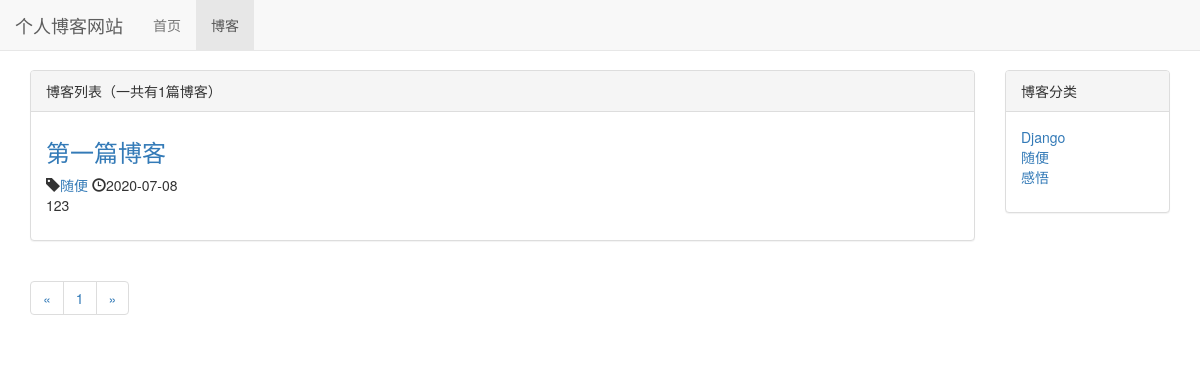
Page /blog/ on the earlier database version.
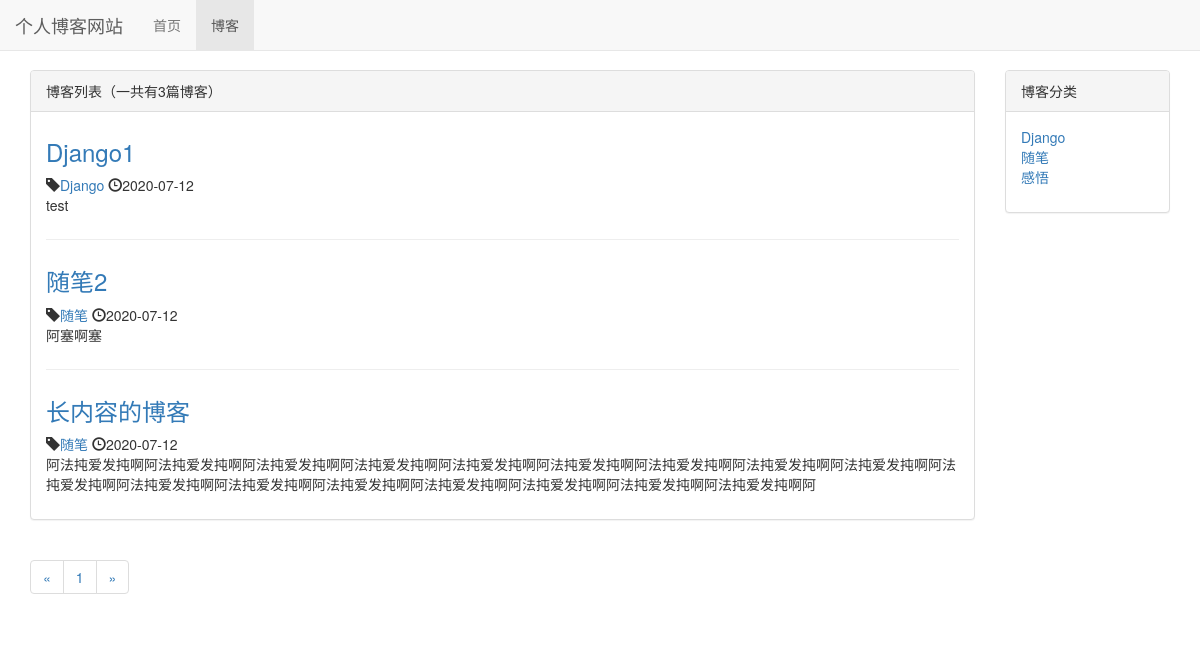
Same page on the later database version.
### blog/models.py (models this page shows, shortened)
class Blog(models.Model):
    title = models.CharField(max_length=50)
    blog_type = models.ForeignKey(BlogType, on_delete=models.DO_NOTHING)
    content = models.TextField()
    author = models.ForeignKey(User, on_delete=models.DO_NOTHING)
    created_time = models.DateTimeField(auto_now_add=True)
    last_updated_time = models.DateTimeField(auto_now=True)
    class Meta:
        ordering = ['-created_time']  # 在最前面加负表示倒序，这里可以设置多个排序方式

class BlogType(models.Model):
    type_name = models.CharField(max_length=15)
    def __str__(self):
        return self.type_name

### blog/views.py (the view)
# urls.py: path('', views.blog_list, name='blog_list'),
def blog_list(request):
    blogs_all_list = Blog.objects.all()
    paginator = Paginator(blogs_all_list, 10) #每10个分一页
    page_num = request.GET.get('page' ,1) #查看page传递的值，如果没有，就设定默认为1
    page_of_blogs = paginator.get_page(page_num) #get_page()函数会自动判断page_num传递的参数，如果超出范围或其他不符合的情况不会处理
    context = {}
    context['blogs_all_list'] = blogs_all_list
    context['page_of_blogs'] = page_of_blogs
    context['blog_types'] = BlogType.objects.all()
    return render_to_response('blog/blog_list.html',context)

### blog/templates/blog/blog_list.html (shortened to what this page needs)
{% extends 'base.html' %}
{% block nav_blog_active %}active{% endblock %}
{% load staticfiles %}
{% block header_extends %}
    <link rel="stylesheet" type="text/css" href="{% static 'blog/blog.css' %}">
{% endblock %}
{% block content %}
    <div class="container">
        <div class="row">
            <div class="col-xs-12 col-sm-8 col-md-9 col-lg-10">
                <div class="panel panel-default">
                    <div class="panel-heading">{% block blog_list_title %}博客列表（一共有{{ blogs_all_list|length }}篇博客）{% endblock %}</div>
                    <div class="panel-body">
                        {% for blog in page_of_blogs.object_list %}
                            <div class="blog">
                                <h3><a href="{% url 'blog_detail' blog.pk %}">
                                    {{ blog.title }}</a></h3>
                                <p class="blog-info">
                                    <span class="glyphicon glyphicon-tag"></span><a href="{% url 'blogs_with_type' blog.blog_type.pk %}">{{ blog.blog_type }}</a>
                                    <span class="glyphicon glyphicon-time"></span>{{ blog.created_time|date:"Y-m-d"}}
                                </p>
                                <p>{{ blog.content|truncatechars:120 }}</p>
                            </div>
                        {% empty %}
                            <div class="blog">
                                <h3>-- 暂无博客，敬请期待 --</h3>
                            </div>
                        {% endfor %}
                    </div>
                </div>
                <ul class="pagination">
                    <li>
                        {% if page_of_blogs.has_previous %}
                            <a href="?page={{ page_of_blogs.previous_page_number }}" aria-label="Previous">
                                <span aria-hidden="true">&laquo;</span>
                            </a>
                        {% else %}
                            <span aria-hidden="true">&laquo;</span>
                        {% endif %}
                    </li>
                    {% for page_num in page_of_blogs.paginator.page_range %}
                        <li><a href="?page={{ page_num }}">{{ page_num }}</a></li>
                    {% endfor %}
                    <li>
                        {% if page_of_blogs.has_next %}
                            <a href="?page={{ page_of_blogs.next_page_number }}" aria-label="Next">
                                <span aria-hidden="true">&raquo;</span>
                            </a>
                        {% else %}
                            <span aria-hidden="true">&raquo;</span>
                        {% endif %}
                    </li>
                </ul>
            </div>
            <div class="hidden-xs col-sm-4 col-md-3 col-lg-2">
                <div class="panel panel-default">
                    <div class="panel-heading">博客分类</div>
                    <div class="panel-body">
                        <ul class="blog-types">
                            {% for blog_type in blog_types %}
                                <li><a href="{% url 'blogs_with_type' blog_type.pk %}">{{ blog_type.type_name }}</a></li>
                            {% empty %}
                                <li>暂无分类</li>
                            {% endfor %}
                        </ul>
                    </div>
                </div>
            </div>
        </div>
    </div>
{% endblock %}

### templates/base.html (shortened to what this page needs)
{% load staticfiles %}
<!DOCTYPE html>
<html lang="zh-CN">
<head>
    <link rel="stylesheet" type="text/css" href="{% static 'base.css' %}">
    <link rel="stylesheet" type="text/css" href="{% static 'bootstrap-3.3.7/css/bootstrap.min.css' %}">
    {% block header_extends %}{% endblock %}
</head>
<body>
    <div class="navbar navbar-default navbar-fixed-top" role="navigation">
        <div class="container-fluid">
            <div class="navbar-header">
                <a class="navbar-brand" href="{% url 'home' %}">个人博客网站</a>
            </div>
            <div id="navbar-collapse" class="collapse navbar-collapse">
                <ul class="nav navbar-nav">
                    <li class="{% block nav_home_active %}{% endblock %}">
                        <a href="{% url 'home' %}">首页</a></li>
                    <li class="{% block nav_blog_active %}{% endblock %}">
                        <a href="{% url 'blog_list' %}">博客</a></li>
                </ul>
            </div>
        </div>
    </div>
   {% block content %}{% endblock %}
</body>
</html>

### static/base.css (style rules this page uses)
* { margin: 0; padding: 0; }
body { margin-top: 70px!important; }

### blog/static/blog/blog.css (style rules this page uses)
ul.blog-types { list-style-type: none; }
div.blog:not(:last-child) { margin-bottom: 2em; padding-bottom: 1em; border-bottom: 1px solid #eee; }
div.blog h3 { margin-top: 0.5em; }
div.blog p.blog-info { margin-bottom: 0; }

Differences in the rows shown:
removed Blog: title "第一篇博客", blog_type "随便", created_time "2020-07-08", content "123"
added Blog: title "Django1", blog_type "Django", created_time "2020-07-12", content "test"
added Blog: title "随笔2", blog_type "随笔", created_time "2020-07-12", content "阿塞啊塞"
added Blog: title "长内容的博客", blog_type "随笔", created_time "2020-07-12", content "阿法扽爱发扽啊阿法扽爱发扽啊阿法扽爱发扽啊阿法扽爱发扽啊阿法扽爱发扽啊阿法扽爱发扽啊阿法扽爱发扽啊阿法扽爱发扽啊阿法扽爱发扽啊阿法扽爱发扽啊阿法扽爱发扽啊阿法扽爱发扽啊阿法扽爱发扽啊阿法扽爱发扽啊阿法扽爱发扽啊阿法扽爱发扽啊阿法扽爱发扽啊阿"
changed BlogType (number 2 of 3 on the later page): type_name "随便" → "随笔"
Other differences:
{{ blogs_all_list|length }}: "1" → "3"
